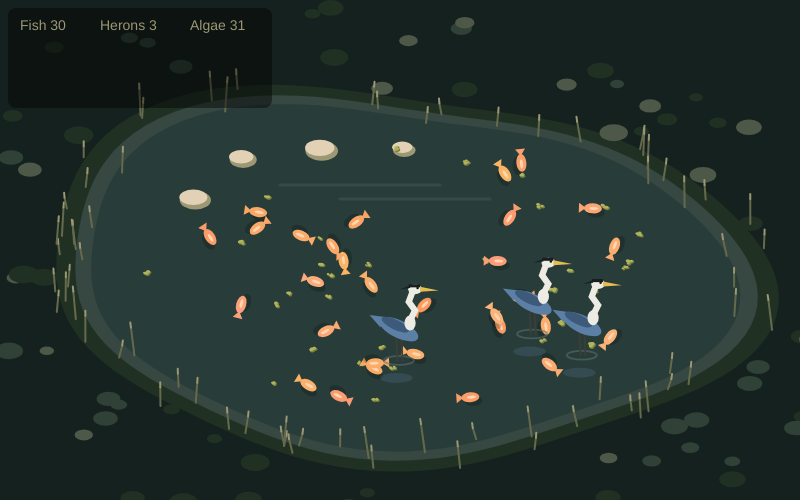
Frame 1 (no input)
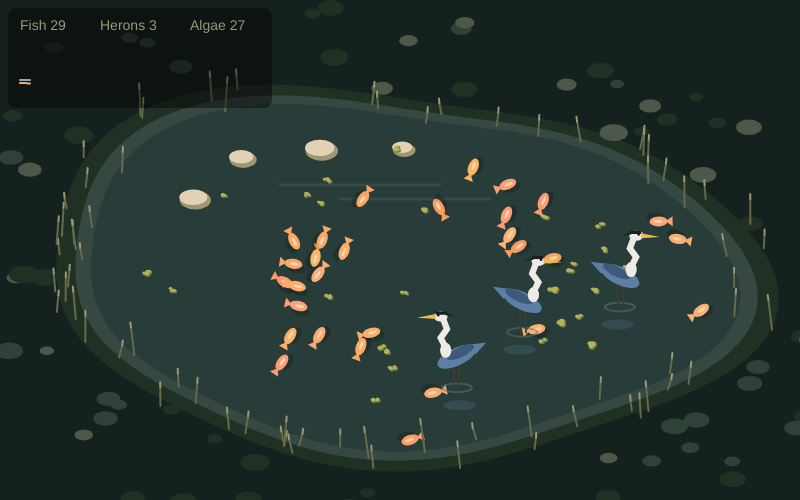
Frame 60 (no input)
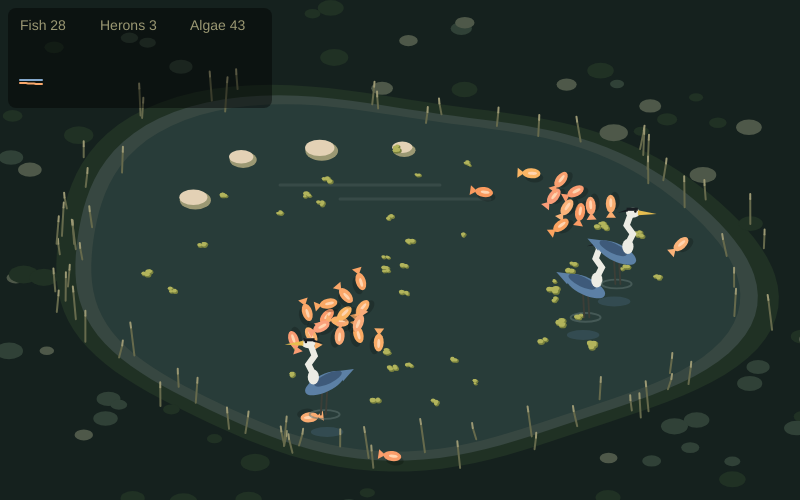
Frame 120 (the mouse pressed at the canvas centre since frame 60)

The p5.js sketch that drew these frames (run headless with seeded random() and noise() and a simulated clock; from frame 60 on, the mouse is pressed at the canvas centre):

// p5.js sketch
// ── sketch.js
// POND ECOSYSTEM: algae -> fish -> heron
// Emergent property: fish form schools from 3 simple rules.
// Controls: click the pond to add algae, use the sliders and buttons.
// Disclaimer: Much of the code was developed with AI, and may not reflect best practices for learning. Have been very busy given the holidays and beginning a new job. This project was still extremely interesting to work on, since I enjoy video game theory and simulation. 

let pond;
let sunSlider;
let schoolSlider;

const WORLD_W = 800;
const WORLD_H = 500;

const PALETTE = {
  bank:       [21, 33, 30],
  bankLight:  [32, 49, 36],
  mud:        [55, 71, 65],
  waterDark:  [22, 42, 41],
  waterLight: [64, 84, 80],
  reed:       [155, 152, 115],
  reedDark:   [102, 106, 76],
  stone:      [227, 209, 181],
  stoneShade: [155, 152, 115],
  algae:      [178, 180, 92],
  algaeDark:  [120, 128, 62],
  fish:       [250, 168, 108],
  heronBlue:  [92, 128, 165],
  heronDark:  [62, 90, 122],
  heronWhite: [236, 236, 228],
  beak:       [230, 190, 80]
};

// Runs once at the start
function setup() {
  createCanvas(WORLD_W, WORLD_H);

  pond = new Pond(30, 3, 30);

  createDiv('');
  createSpan(' Sunlight ');
  sunSlider = createSlider(0, 100, 60);

  createSpan('  Schooling ');
  schoolSlider = createSlider(0, 100, 60);

  createSpan('  ');
  let fishButton = createButton('Add fish');
  fishButton.mousePressed(addFishButton);

  let heronButton = createButton('Add heron');
  heronButton.mousePressed(addHeronButton);
}

// Runs every frame
function draw() {
  pond.update();
  pond.display();
  pond.showStats();
}

// Click the pond to drop algae
function mousePressed() {
  let x = mouseX;
  let y = mouseY;
  if (pond.edgeAmount(x, y) < 0.9) {
    for (let i = 0; i < 4; i++) {
      pond.algae.push(new Algae(x + random(-20, 20), y + random(-20, 20)));
    }
  }
}

function addFishButton() {
  let spot = pond.randomSpot();
  pond.fish.push(new Fish(spot.x, spot.y));
}

function addHeronButton() {
  let spot = pond.randomSpot();
  pond.herons.push(new Heron(spot.x, spot.y));
}

// Plants: food for fish
class Algae {
  constructor(x, y) {
    this.x = x;
    this.y = y;
    this.size = 4;
    this.maxSize = 14;

    this.blobs = [];
    let count = floor(random(3, 6));
    for (let i = 0; i < count; i++) {
      this.blobs.push({ dx: random(-0.6, 0.6), dy: random(-0.4, 0.4), r: random(0.5, 1) });
    }
  }

  grow(sunlight) {
    if (this.size < this.maxSize) {
      this.size = this.size + 0.03 * sunlight;
    }
  }

  show() {
    noStroke();
    let s = this.size;
    fill(PALETTE.algaeDark);
    for (let b of this.blobs) {
      ellipse(this.x + b.dx * s + 1, this.y + b.dy * s + 1, b.r * s * 1.3, b.r * s);
    }
    fill(PALETTE.algae);
    for (let b of this.blobs) {
      ellipse(this.x + b.dx * s, this.y + b.dy * s, b.r * s * 1.1, b.r * s * 0.8);
    }
  }
}

// Parent class shared by Fish and Heron
class Animal {
  constructor(x, y) {
    this.x = x;
    this.y = y;
    this.vx = random(-1, 1);
    this.vy = random(-1, 1);
    this.maxSpeed = 1.6;
    this.size = 10;
    this.energy = 60;
  }

  move() {
    let edge = pond.edgeAmount(this.x, this.y);
    if (edge > 0.85) {
      this.steerToward(pond.cx, pond.cy, 0.3);
    }

    let speed = sqrt(this.vx * this.vx + this.vy * this.vy);
    if (speed > this.maxSpeed) {
      this.vx = (this.vx / speed) * this.maxSpeed;
      this.vy = (this.vy / speed) * this.maxSpeed;
    }

    this.x = this.x + this.vx;
    this.y = this.y + this.vy;

    if (pond.edgeAmount(this.x, this.y) > 1) {
      this.x = this.x - this.vx;
      this.y = this.y - this.vy;
      this.vx = this.vx * -1;
      this.vy = this.vy * -1;
    }
  }

  steerToward(targetX, targetY, strength) {
    let d = dist(this.x, this.y, targetX, targetY);
    if (d > 0) {
      this.vx = this.vx + ((targetX - this.x) / d) * strength;
      this.vy = this.vy + ((targetY - this.y) / d) * strength;
    }
  }

  steerAway(targetX, targetY, strength) {
    this.steerToward(targetX, targetY, -strength);
  }

  findNearest(list) {
    let nearest = null;
    let nearestDist = Infinity;
    for (let thing of list) {
      let d = dist(this.x, this.y, thing.x, thing.y);
      if (d < nearestDist && thing !== this) {
        nearest = thing;
        nearestDist = d;
      }
    }
    return nearest;
  }

  isDead() {
    return this.energy <= 0;
  }
}

// Prey: schools, eats algae, flees herons
class Fish extends Animal {
  constructor(x, y) {
    super(x, y);
    this.size = 10;
    this.maxSpeed = 1.6;
    this.color = color(PALETTE.fish[0], PALETTE.fish[1] + random(-15, 15), PALETTE.fish[2] + random(-15, 15));
  }

  update(allFish, herons, algaeList, schooling) {
    this.maxSpeed = 1.6;

    let heron = this.findNearest(herons);
    if (heron && dist(this.x, this.y, heron.x, heron.y) < 80) {
      this.flee(heron);
    } else {
      if (this.energy > 40) {
        this.school(allFish, schooling);
      }

      if (this.energy < 60) {
        this.lookForFood(algaeList);
      }
    }

    this.move();
    this.energy = this.energy - 0.08;
  }

  flee(heron) {
    this.maxSpeed = 2.1;
    this.steerAway(heron.x, heron.y, 0.6);
  }

  // The 3 schooling rules (the emergent behaviour)
  school(allFish, schooling) {
    let strength = schooling / 100;

    let neighbours = 0;
    let centerX = 0, centerY = 0;
    let pushX = 0, pushY = 0;
    let avgVx = 0, avgVy = 0;

    for (let other of allFish) {
      let d = dist(this.x, this.y, other.x, other.y);
      if (other !== this && d < 70) {
        neighbours++;
        centerX += other.x;
        centerY += other.y;
        avgVx += other.vx;
        avgVy += other.vy;

        // Rule 2, separation: don't get too close
        if (d < 18 && d > 0) {
          pushX += (this.x - other.x) / d;
          pushY += (this.y - other.y) / d;
        }
      }
    }

    if (neighbours > 0) {
      centerX /= neighbours;
      centerY /= neighbours;
      avgVx /= neighbours;
      avgVy /= neighbours;

      // Rule 1, cohesion: move toward neighbours
      this.steerToward(centerX, centerY, 0.15 * strength);

      // Rule 3, alignment: match their direction
      this.vx += (avgVx - this.vx) * 0.2 * strength;
      this.vy += (avgVy - this.vy) * 0.2 * strength;
    }

    this.vx += pushX * 0.15;
    this.vy += pushY * 0.15;

    this.vx += random(-0.15, 0.15);
    this.vy += random(-0.15, 0.15);
  }

  lookForFood(algaeList) {
    let food = this.findNearest(algaeList);
    if (food == null) return;

    let d = dist(this.x, this.y, food.x, food.y);
    if (d < 120) {
      this.steerToward(food.x, food.y, 0.3);
    }
    if (d < this.size + food.size / 2) {
      this.energy += food.size * 3;
      algaeList.splice(algaeList.indexOf(food), 1);
    }
  }

  reproduce() {
    if (this.energy > 85) {
      this.energy = this.energy - 40;
      return new Fish(this.x, this.y);
    }
    return null;
  }

  show() {
    push();
    translate(this.x, this.y);
    rotate(atan2(this.vy, this.vx));
    noStroke();
    fill(0, 0, 0, 50);
    ellipse(3, 4, this.size * 1.8, this.size);
    fill(this.color);
    ellipse(0, 0, this.size * 1.8, this.size);
    triangle(-this.size * 0.7, 0,
             -this.size * 1.4, -this.size * 0.5,
             -this.size * 1.4,  this.size * 0.5);
    fill(255, 212, 175);
    ellipse(this.size * 0.1, 0, this.size * 0.9, this.size * 0.3);
    pop();
  }
}

// Predator: hunts fish. (x, y) is where its feet touch the water
class Heron extends Animal {
  constructor(x, y) {
    super(x, y);
    this.size = 26;
    this.maxSpeed = 2.25;
    this.energy = 100;
    this.restTime = 0;
    this.sightRange = 160;
    this.facing = 1;
  }

  update(allFish) {
    let prey = this.findNearest(allFish);

    if (this.restTime > 0) {
      this.restTime = this.restTime - 1;
      this.maxSpeed = 0.4;
      prey = null;
    } else {
      this.maxSpeed = 2.25;
    }

    if (prey && dist(this.x, this.y, prey.x, prey.y) > this.sightRange) {
      prey = null;
    }

    if (prey == null) {
      this.vx += random(-0.2, 0.2);
      this.vy += random(-0.2, 0.2);
    }

    if (prey) {
      let d = dist(this.x, this.y, prey.x, prey.y);

      if (d < this.size / 2) {
        this.energy += 35;
        this.restTime = 60;
        allFish.splice(allFish.indexOf(prey), 1);
      } else {
        this.steerToward(prey.x, prey.y, 0.4);
      }
    }

    this.move();
    this.energy = this.energy - 0.1;
  }

  reproduce() {
    if (this.energy > 170) {
      this.energy = this.energy - 85;
      return new Heron(this.x, this.y);
    }
    return null;
  }

  show() {
    if (this.vx > 0.3)  { this.facing = 1; }
    if (this.vx < -0.3) { this.facing = -1; }

    push();
    translate(this.x, this.y);
    scale(this.facing * 1.25, 1.25);

    noFill();
    stroke(PALETTE.waterLight[0] + 30, PALETTE.waterLight[1] + 30, PALETTE.waterLight[2] + 30, 140);
    strokeWeight(1.5);
    ellipse(0, 0, 24, 7);

    noStroke();
    fill(PALETTE.heronBlue[0], PALETTE.heronBlue[1], PALETTE.heronBlue[2], 55);
    ellipse(-2, 14, 26, 8);

    stroke(60, 62, 55);
    strokeWeight(1.5);
    line(-1, 0, -2, -18);
    line(3, 0, 2, -18);

    noStroke();
    push();
    translate(0, -25);
    rotate(0.45);
    fill(PALETTE.heronBlue);
    ellipse(0, 0, 34, 14);
    triangle(-14, -4, -26, 0, -14, 5);
    fill(PALETTE.heronDark);
    ellipse(-4, -2, 24, 8);
    pop();

    fill(PALETTE.heronWhite);
    ellipse(9, -30, 9, 12);

    stroke(PALETTE.heronWhite);
    strokeWeight(5);
    noFill();
    beginShape();
    vertex(9, -32);
    vertex(13, -40);
    vertex(8, -47);
    vertex(11, -55);
    endShape();

    noStroke();
    fill(PALETTE.heronWhite);
    ellipse(13, -57, 11, 8);
    fill(25, 30, 35);
    rect(8, -61, 9, 2.5);
    triangle(9, -60, 1, -57, 9, -58);
    fill(PALETTE.beak);
    triangle(17, -59, 17, -55, 32, -56);
    fill(20);
    circle(15, -58, 2);
    pop();
  }
}

// Holds every living thing and draws the scene
class Pond {
  constructor(numFish, numHerons, numAlgae) {
    this.cx = WORLD_W / 2;
    this.cy = WORLD_H / 2 + 25;
    this.rx = 320;
    this.ry = 180;

    this.fish = [];
    this.herons = [];
    this.algae = [];
    this.history = [];

    for (let i = 0; i < numFish; i++) {
      let spot = this.randomSpot();
      this.fish.push(new Fish(spot.x, spot.y));
    }
    for (let i = 0; i < numHerons; i++) {
      let spot = this.randomSpot();
      this.herons.push(new Heron(spot.x, spot.y));
    }
    for (let i = 0; i < numAlgae; i++) {
      let spot = this.randomSpot();
      this.algae.push(new Algae(spot.x, spot.y));
    }

    this.stones = [];
    for (let i = 0; i < 4; i++) {
      let spot = this.randomSpot();
      this.stones.push({ x: spot.x, y: spot.y, w: random(22, 36) });
    }
    this.reeds = [];
    for (let i = 0; i < 70; i++) {
      let angle = random(TWO_PI);
      let r = this.wobble(angle) * random(0.95, 1.12);
      this.reeds.push({
        x: this.cx + cos(angle) * this.rx * r,
        y: this.cy + sin(angle) * this.ry * r,
        h: random(10, 30),
        lean: random(-4, 4)
      });
    }
    this.bushes = [];
    for (let i = 0; i < 90; i++) {
      let angle = random(TWO_PI);
      let r = this.wobble(angle) * random(1.1, 1.6);
      this.bushes.push({
        x: this.cx + cos(angle) * this.rx * r,
        y: this.cy + sin(angle) * this.ry * r,
        w: random(14, 30),
        shade: random(1)
      });
    }
  }

  wobble(angle) {
    return 1 + 0.07 * sin(2 * angle + 0.6) + 0.05 * sin(3 * angle + 2) + 0.03 * sin(5 * angle);
  }

  // 0 = pond centre, 1 = shoreline, above 1 = land
  edgeAmount(x, y) {
    let dx = (x - this.cx) / this.rx;
    let dy = (y - this.cy) / this.ry;
    let angle = atan2(dy, dx);
    return sqrt(dx * dx + dy * dy) / this.wobble(angle);
  }

  randomSpot() {
    let x, y;
    do {
      x = random(WORLD_W);
      y = random(WORLD_H);
    } while (this.edgeAmount(x, y) > 0.8);
    return { x: x, y: y };
  }

  update() {
    let sunlight = sunSlider.value() / 100;
    let schooling = schoolSlider.value();

    for (let a of this.algae) {
      a.grow(sunlight);
    }
    if (random(1) < sunlight * 0.6 && this.algae.length < 110) {
      let spot = this.randomSpot();
      this.algae.push(new Algae(spot.x, spot.y));
    }

    for (let i = this.fish.length - 1; i >= 0; i--) {
      let f = this.fish[i];
      f.update(this.fish, this.herons, this.algae, schooling);

      let baby = f.reproduce();
      if (baby && this.fish.length < 120) {
        this.fish.push(baby);
      }
      if (f.isDead()) {
        this.fish.splice(i, 1);
      }
    }

    for (let i = this.herons.length - 1; i >= 0; i--) {
      let h = this.herons[i];
      h.update(this.fish);

      let baby = h.reproduce();
      if (baby && this.herons.length < 8) {
        this.herons.push(baby);
      }
      if (h.isDead()) {
        this.herons.splice(i, 1);
      }
    }

    if (frameCount % 10 == 0) {
      this.history.push({ fish: this.fish.length, herons: this.herons.length });
      if (this.history.length > 120) {
        this.history.shift();
      }
    }
  }

  drawShape(size) {
    beginShape();
    for (let a = 0; a < TWO_PI; a += 0.05) {
      let r = this.wobble(a) * size;
      vertex(this.cx + cos(a) * this.rx * r, this.cy + sin(a) * this.ry * r);
    }
    endShape(CLOSE);
  }

  display() {
    background(PALETTE.bank);

    let light = sunSlider.value() / 100;
    let water = lerpColor(color(PALETTE.waterDark), color(PALETTE.waterLight), light * 0.7);

    noStroke();
    fill(PALETTE.bankLight);
    this.drawShape(1.08);

    for (let b of this.bushes) {
      if (b.shade < 0.5) { fill(PALETTE.bankLight); }
      else if (b.shade < 0.85) { fill(48, 65, 55); }
      else { fill(78, 88, 73); }
      ellipse(b.x, b.y, b.w, b.w * 0.6);
    }
    fill(PALETTE.mud);
    this.drawShape(1.02);
    fill(water);
    this.drawShape(0.97);

    stroke(255, 255, 255, 18);
    strokeWeight(3);
    line(this.cx - 120, this.cy - 90, this.cx + 40, this.cy - 90);
    line(this.cx - 60, this.cy - 76, this.cx + 90, this.cy - 76);

    noStroke();
    for (let s of this.stones) {
      fill(PALETTE.stoneShade);
      ellipse(s.x + 2, s.y + 3, s.w, s.w * 0.6);
      fill(PALETTE.stone);
      ellipse(s.x, s.y, s.w * 0.9, s.w * 0.5);
    }

    for (let a of this.algae)  { a.show(); }
    for (let f of this.fish)   { f.show(); }
    for (let h of this.herons) { h.show(); }

    strokeWeight(2);
    for (let r of this.reeds) {
      stroke(PALETTE.reedDark);
      line(r.x, r.y, r.x + r.lean, r.y - r.h);
      stroke(PALETTE.reed);
      line(r.x + r.lean, r.y - r.h, r.x + r.lean * 1.2, r.y - r.h - 5);
    }
  }

  showStats() {
    noStroke();
    fill(0, 0, 0, 110);
    rect(8, 8, 264, 100, 8);

    fill(PALETTE.reed);
    textSize(14);
    text('Fish ' + this.fish.length, 20, 30);
    text('Herons ' + this.herons.length, 100, 30);
    text('Algae ' + this.algae.length, 190, 30);

    noFill();
    strokeWeight(2);
    stroke(PALETTE.fish);
    beginShape();
    for (let i = 0; i < this.history.length; i++) {
      vertex(20 + i * 2, 98 - this.history[i].fish * 0.5);
    }
    endShape();

    stroke(PALETTE.heronBlue[0] + 40, PALETTE.heronBlue[1] + 40, PALETTE.heronBlue[2] + 40);
    beginShape();
    for (let i = 0; i < this.history.length; i++) {
      vertex(20 + i * 2, 98 - this.history[i].herons * 6);
    }
    endShape();
  }
}
